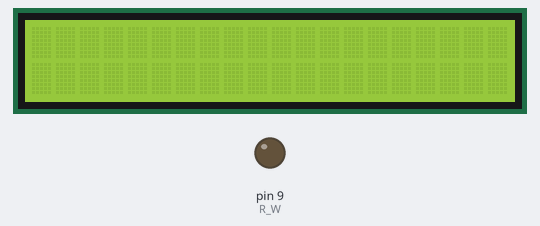
This sketch was run on a simulated Arduino Uno, built with avr-gcc and run on an emulated ATmega328P. Parts: 20×2 character LCD, output pins drawn as LEDs (lit = HIGH).

Above: at 0.1 s.
At 0.6 s:
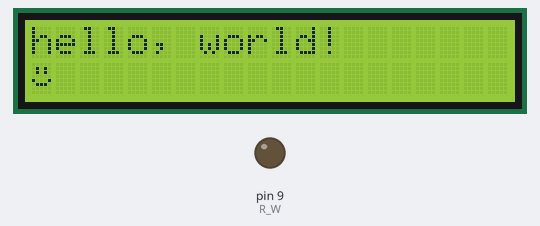

Measured:
- what the display in image 1 shows lasts 0.5 s, from 0.6 s to 1.1 s

The sketch:

2-5_LCD_Ex1.ino
```cpp
// 範例: LCD_EX1.ino
// 功能: LCD閃爍 --- 顯示hello world!
// Support: Atmel SAM3X8E

#include "LiquidCrystalEx.h"

// initialize the library with the numbers of the interface pins
LiquidCrystalEx lcd(10, 8, 12, 13, 14, 15);

int R_W = 9;

byte smiley[8] = {
  B00000,
  B01010,
  B01010,
  B00000,
  B10001,
  B01110,
  B00000
};

void setup()
{
   pinMode(R_W, OUTPUT);

   digitalWrite(R_W, LOW);

   // set up the LCD's number of columns and rows:
   lcd.begin(20, 2);

   // Print a message to the LCD.
   lcd.setCursor(0,0);
   lcd.write("hello, world!");

   lcd.createChar(0, smiley);
   lcd.setCursor(0,1);
   lcd.write(byte(0));

}

void loop()
{
   // Turn off the display:
   lcd.noDisplay();
   delay(500);

   // Turn on the display:
   lcd.display();
   delay(500);

}
```
